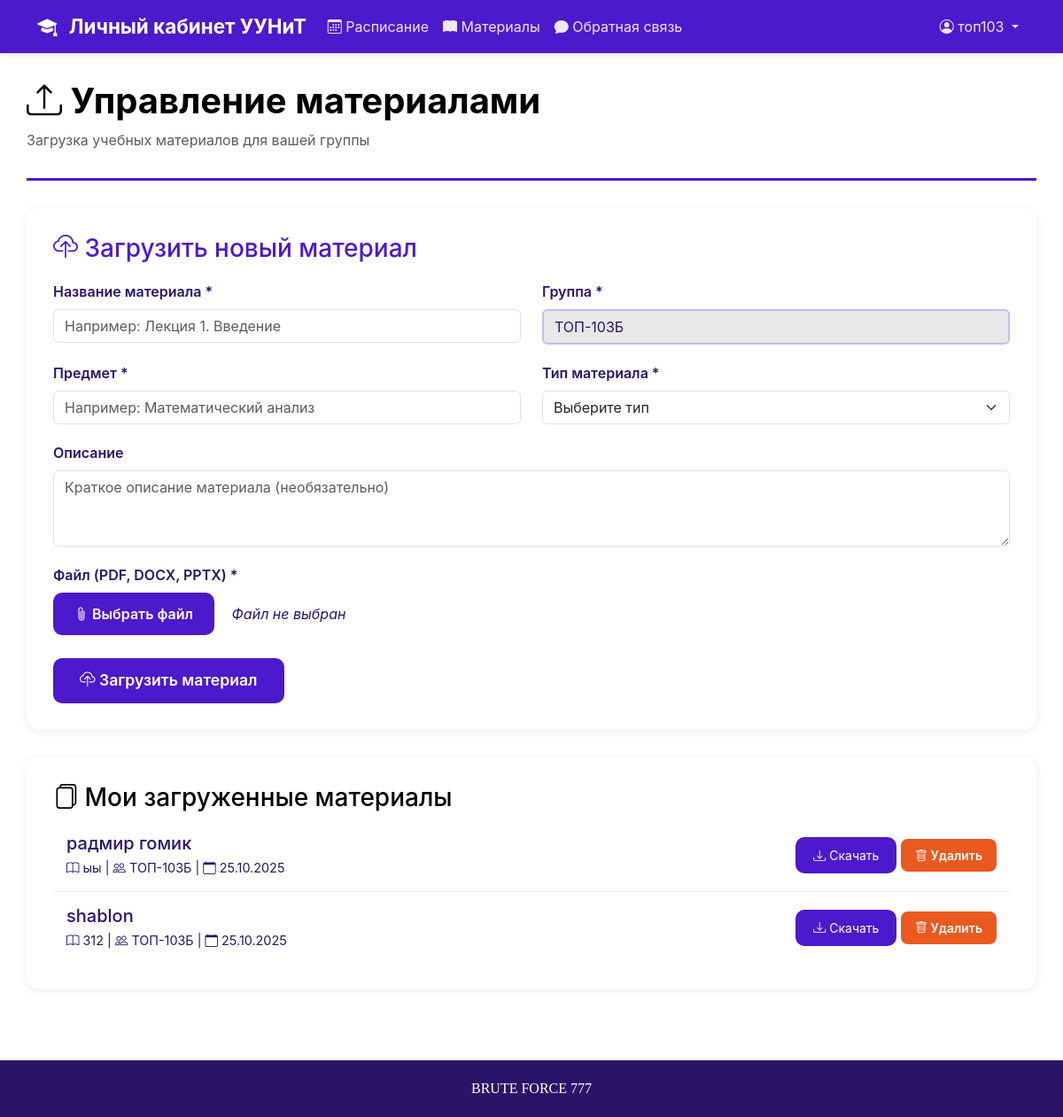
Before: /student/upload_material_page (signed in) with the older database file.
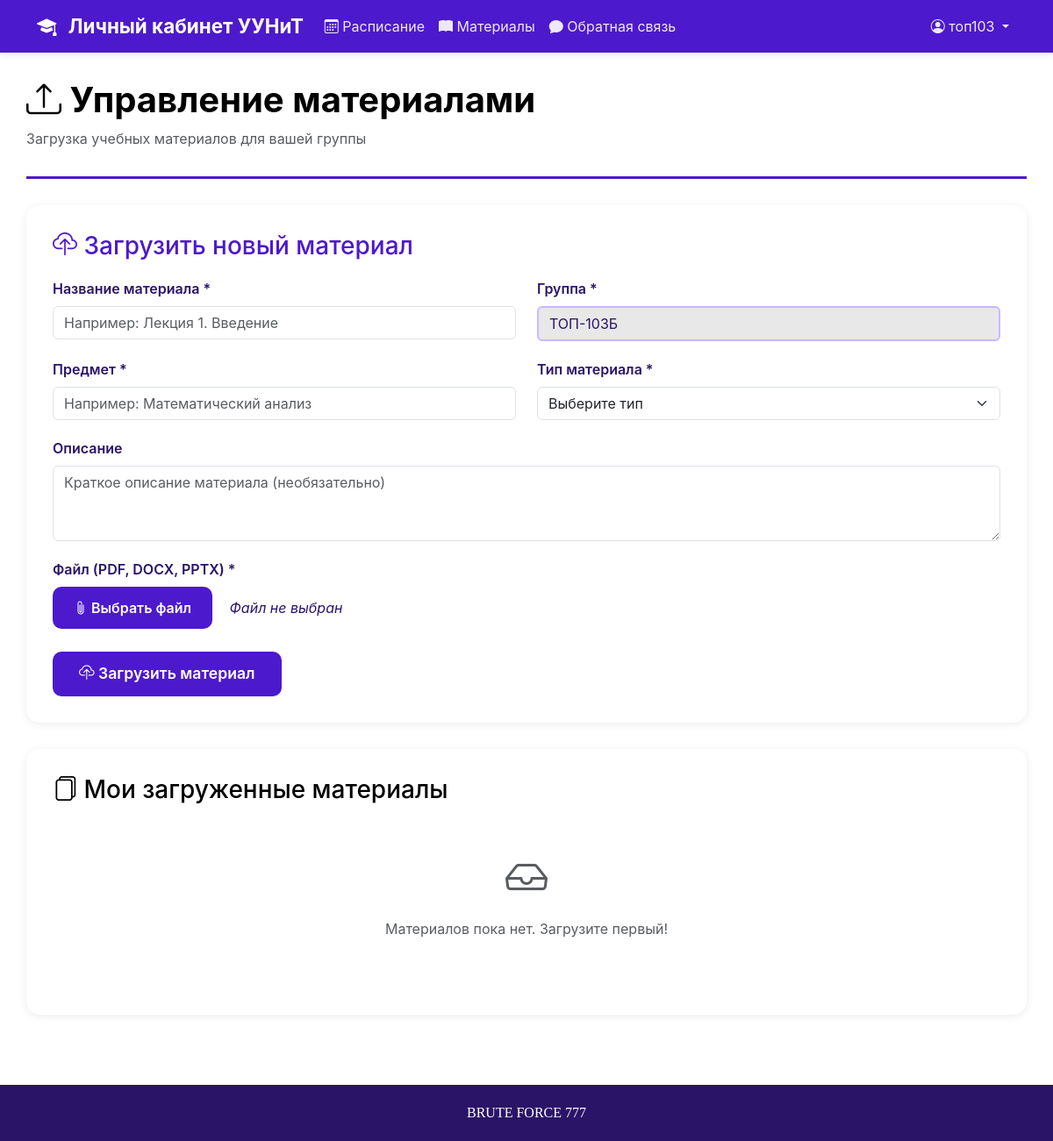
After: the same page with the newer database file.
### data/materials.py (models this page shows, shortened)
class Material(SqlAlchemyBase):
    __tablename__ = 'materials'
    id = sqlalchemy.Column(sqlalchemy.Integer, primary_key=True, autoincrement=True)
    group_name = sqlalchemy.Column(sqlalchemy.String, nullable=False)
    subject = sqlalchemy.Column(sqlalchemy.String, nullable=False)
    title = sqlalchemy.Column(sqlalchemy.String, nullable=False)
    description = sqlalchemy.Column(sqlalchemy.Text, nullable=True)
    file_path = sqlalchemy.Column(sqlalchemy.String, nullable=False)
    file_type = sqlalchemy.Column(sqlalchemy.String, nullable=False)
    teacher_name = sqlalchemy.Column(sqlalchemy.String, nullable=False)
    upload_date = sqlalchemy.Column(sqlalchemy.DateTime, default=sqlalchemy.func.now())
    uploaded_by_role = sqlalchemy.Column(sqlalchemy.String, default='teacher')

### app.py (the view)
@app.route('/student/upload_material_page')
@login_required_custom
def student_upload_material_page():
    if session.get('role') != 'student':
        return redirect(url_for('index'))
    db_sess = db_session.create_session()
    student_name = session.get('username')
    materials = db_sess.query(Material).filter(
        Material.teacher_name == student_name,
        Material.uploaded_by_role == 'student'
    ).order_by(Material.upload_date.desc()).all()
    db_sess.close()
    success = request.args.get('success')
    error = request.args.get('error')
    return render_template('student_upload_material.html',
                           materials=materials,
                           success=success,
                           error=error)

### app.py (called while the page is built)
def login_required_custom(f):
    @wraps(f)
    def decorated_function(*args, **kwargs):
        if 'user_id' not in session:
            return redirect(url_for('login'))
        return f(*args, **kwargs)
    return decorated_function

### data/db_session.py (called while the page is built)
def create_session() -> Session:
    global __factory
    return __factory()

### templates/student_upload_material.html (shortened to what this page needs)
{% extends "base.html" %} {% block title %}Управление материалами{% endblock %}  {% block content %}
<div class="page-header">
    <h1><i class="bi bi-upload"></i> Управление материалами</h1>
    <p class="text-muted">Загрузка учебных материалов для вашей группы</p>
</div>
<div class="upload-section">
    <h3><i class="bi bi-cloud-upload"></i> Загрузить новый материал</h3>
    <form method="POST" action="/student/upload_material" enctype="multipart/form-data">
        <div class="row">
            <div class="col-md-6">
                <div class="form-group">
                    <label>Название материала *</label>
                    <input type="text" class="form-control" name="title" required placeholder="Например: Лекция 1. Введение">
                </div>
            </div>
            <div class="col-md-6">
                <div class="form-group">
                    <label>Группа *</label>
                    <input type="text" class="form-control auto-field" value="{{ session.group }}" readonly>
                </div>
            </div>
        </div>
        <div class="row">
            <div class="col-md-6">
                <div class="form-group">
                    <label>Предмет *</label>
                    <input type="text" class="form-control" name="subject" required placeholder="Например: Математический анализ">
                </div>
            </div>
            <div class="col-md-6">
                <div class="form-group">
                    <label>Тип материала *</label>
                    <select class="form-select" name="file_type" required>
                        <option value="">Выберите тип</option>
                    </select>
                </div>
            </div>
        </div>
        <div class="form-group">
            <label>Описание</label>
            <textarea class="form-control" name="description" rows="3" placeholder="Краткое описание материала (необязательно)"></textarea>
        </div>
        <div class="form-group">
            <label>Файл (PDF, DOCX, PPTX) *</label>
            <div class="file-upload-wrapper">
                <div class="file-upload-button">
                    <i class="bi bi-paperclip"></i> Выбрать файл
                </div>
                <span class="file-name" id="fileName">Файл не выбран</span>
            </div>
        </div>
        <button type="submit" class="btn btn-upload">
            <i class="bi bi-cloud-upload"></i> Загрузить материал
        </button>
    </form>
</div>
<div class="materials-list">
    <h3><i class="bi bi-files"></i> Мои загруженные материалы</h3>
    {% if materials %} {% for material in materials %}
    <div class="material-item">
        <div class="material-info">
            <h5>{{ material.title }}</h5>
            <div class="material-meta">
                <span><i class="bi bi-book"></i> {{ material.subject }}</span> |
                <span><i class="bi bi-people"></i> {{ material.group_name }}</span> |
                <span><i class="bi bi-calendar"></i> {{ material.upload_date.strftime('%d.%m.%Y') }}</span>
            </div>
        </div>
        <div>
            <a href="/download/material/{{ material.id }}" class="btn btn-sm btn-primary">
                <i class="bi bi-download"></i> Скачать
            </a>
            <form method="POST" action="/student/delete_material/{{ material.id }}" style="display: inline;" onsubmit="return confirm('Удалить этот материал?')">
                <button type="submit" class="btn btn-sm btn-delete">
                        <i class="bi bi-trash"></i> Удалить
                    </button>
            </form>
        </div>
    </div>
    {% endfor %} {% else %}
    <p class="text-muted text-center" style="padding: 40px 0;">
        <i class="bi bi-inbox" style="font-size: 48px; display: block; margin-bottom: 10px;"></i> Материалов пока нет. Загрузите первый!
    </p>
    {% endif %}
</div>
{% endblock %}

### templates/base.html (shortened to what this page needs)
<!DOCTYPE html>
<html lang="ru">
<head>
    <link href="https://cdn.jsdelivr.net/npm/bootstrap@5.3.2/dist/css/bootstrap.min.css" rel="stylesheet">
    <link rel="stylesheet" href="https://cdn.jsdelivr.net/npm/bootstrap-icons@1.11.3/font/bootstrap-icons.min.css">
</head>
<body>
    <nav class="navbar navbar-expand-lg navbar-dark">
        <div class="container">
            <a class="navbar-brand">
                <i class="bi bi-mortarboard-fill me-2"></i> Личный кабинет УУНиТ
            </a>
            <div class="collapse navbar-collapse" id="navbarNav">
                {% if session.user_id %} {% if session.role == 'student' %}
                <ul class="navbar-nav me-auto">
                    <li class="nav-item">
                        <a class="nav-link" href="/schedule">
                            <i class="bi bi-calendar3"></i> Расписание
                        </a>
                    </li>
                    <li class="nav-item">
                        <a class="nav-link" href="/student/materials">
                            <i class="bi bi-book-fill"></i> Материалы
                        </a>
                    </li>
                    <li class="nav-item">
                        <a class="nav-link" href="https://t.me/lk_uust_bot" target="_blank">
                            <i class="bi bi-chat-fill"></i> Обратная связь
                        </a>
                    </li>
                </ul>
                {% endif %}
                <ul class="navbar-nav ms-auto">
                    <li class="nav-item dropdown">
                        <a class="nav-link dropdown-toggle" href="#" role="button" data-bs-toggle="dropdown">
                            <i class="bi bi-person-circle"></i> {{ session.username }}
                        </a>
                    </li>
                </ul>
                {% endif %}
            </div>
        </div>
    </nav>
    <div class="container main-content">
        {% block content %}{% endblock %}
    </div>
    <footer class="text-center">
        <div class="container">
            <p class="mb-0" style="font-family: 'Papyrus', fantasy;"> BRUTE FORCE 777</p>
        </div>
    </footer>
</body>
</html>

### templates/base.html (style rules this page uses)
:root { --primary-color: #4d19cc; --primary-hover: #8264ff; --secondary-color: #aa92ff; --success-color: #00bc7d; --danger-color: #ea591f; --warning-color: #f9d847; }
body { font-family: -apple-system, BlinkMacSystemFont, 'Segoe UI', Roboto, 'Helvetica Neue', Arial, sans-serif; background: white; color: black; min-height: 100vh; height: 100%; margin: 0; padding: 0; display: flex; flex-direction: column; }
.dropdown-toggle::after { transform: rotate(0deg); transition: transform 0.3s ease; }
.navbar { background: var(--primary-color) !important; box-shadow: 0 2px 8px rgba(0, 0, 0, 0.1); }
.navbar-brand { font-weight: bold; font-size: 1.4rem; }
.nav-link { color: rgba(255, 255, 255, 0.9) !important; transition: all 0.3s; }
.main-content { padding: 30px 0; flex: 1; }
.page-header { margin-bottom: 30px; padding-bottom: 15px; border-bottom: 3px solid var(--primary-color); }
.page-header h1 { color: black; font-weight: 700; }
footer { background: #2a1468; color: white; padding: 20px 0; margin-top: 50px; }

### templates/student_upload_material.html (style rules this page uses)
.upload-section { background: white; border-radius: 15px; padding: 30px; margin-bottom: 30px; box-shadow: 0 2px 10px rgba(0, 0, 0, 0.08); }
.upload-section h3 { color: var(--primary-color); margin-bottom: 20px; }
.form-group { margin-bottom: 20px; }
.form-group label { font-weight: 600; color: #2a1468; margin-bottom: 8px; display: block; }
.file-upload-wrapper { position: relative; overflow: hidden; display: inline-block; width: auto; }
.file-upload-button { display: inline-block; padding: 12px 24px; background: var(--primary-color); color: white; border-radius: 10px; cursor: default; font-weight: 600; }
.file-name { margin-left: 15px; color: #2a1468; font-style: italic; }
.btn-upload { background: var(--primary-color); color: white; border: none; padding: 12px 30px; border-radius: 10px; font-weight: 600; font-size: 1.1rem; }
.materials-list { background: white; border-radius: 15px; padding: 30px; box-shadow: 0 2px 10px rgba(0, 0, 0, 0.08); }
.auto-field { background: #e8e8e8; border: 2px solid #cbb8ff; color: #2a1468; cursor: not-allowed; }

Changed rows visible on the page:
removed Material: title "радмир гомик", subject "ыы", group_name "ТОП-103Б", upload_date "25.10.2025"
removed Material: title "shablon", subject "312", group_name "ТОП-103Б", upload_date "25.10.2025"
Other visible differences:
text now shown: "Материалов пока нет. Загрузите первый!"
